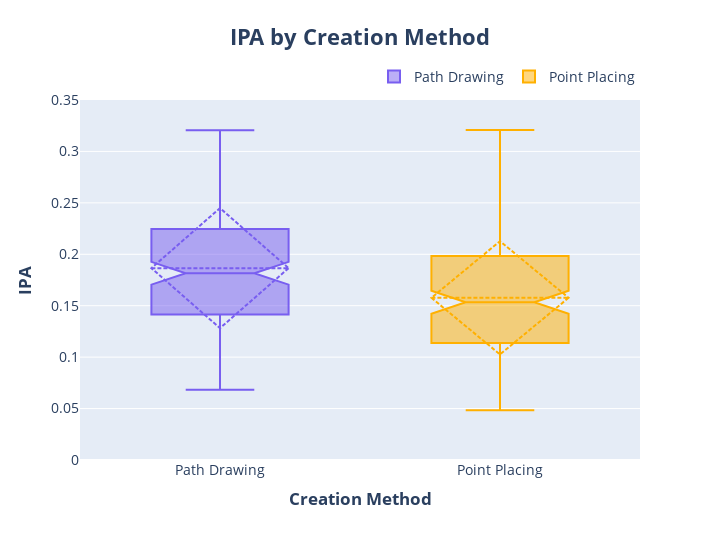

Notebook cell for this chart:
### Code cell
ipa_crt_fig = go.Figure(
    layout=go.Layout(
        title = dict(
            text="<b>IPA by Creation Method</b>",
            xanchor='center',
            yanchor='top',
            x=0.5,
            y=0.945,
            font=dict(size=22),
            ),
        xaxis=dict(title="<b>Creation Method</b>"),
        yaxis=dict(title="<b>IPA</b>"),
        height=540,
        width=720,
        legend=dict(
            orientation="h",
            yanchor="bottom",
            y=1.02,
            xanchor="right",
            x=1
            ),
        font=dict(
            family="Open Sans",
            size=14,
        ),
    )
)
ipa_crt_fig.add_trace(go.Box(y=ipa_crt['unimanual'], name='Path Drawing', notched=True, notchwidth=0.25, marker_color=color_uni, ))
ipa_crt_fig.add_trace(go.Box(y=ipa_crt['bimanual'], name='Point Placing', notched=True, notchwidth=0.25, marker_color=color_bi, ))
ipa_crt_fig.update_traces(boxmean='sd')
ipa_crt_fig.update_yaxes(range=[0, 0.35])

### Figure 1 — Plotly figure (JSON) as saved in the notebook; plotly's stock layout.template omitted (floating-point values rounded to 4 significant figures; data arrays with more than 128 entries replaced by an {"elided": "..."} marker saying what was removed)
{"data": [{"boxmean": "sd", "marker": {"color": "#785EF0"}, "name": "Path Drawing", "notched": true, "notchwidth": 0.25, "type": "box", "y": {"elided": "140 float values"}}, {"boxmean": "sd", "marker": {"color": "#FFB000"}, "name": "Point Placing", "notched": true, "notchwidth": 0.25, "type": "box", "y": {"elided": "140 float values"}}], "layout": {"font": {"family": "Open Sans", "size": 14}, "height": 540, "legend": {"orientation": "h", "x": 1, "xanchor": "right", "y": 1.02, "yanchor": "bottom"}, "title": {"font": {"size": 22}, "text": "<b>IPA by Creation Method</b>", "x": 0.5, "xanchor": "center", "y": 0.945, "yanchor": "top"}, "width": 720, "xaxis": {"title": {"text": "<b>Creation Method</b>"}}, "yaxis": {"range": [0, 0.35], "title": {"text": "<b>IPA</b>"}}}}
